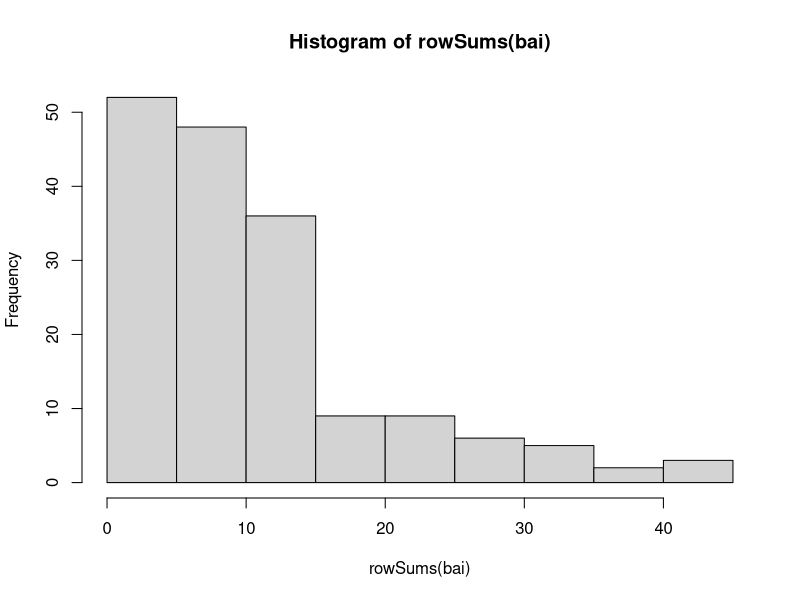

Here is the R script that generated this plot: (Note: this script raises an error after producing the figure.)
library(gdata)
library(polycor)
library(psych)
library(psy)
library(lavaan)
library(GPArotation)


#-------------------------------------------------------------------
# read data
#-------------------------------------------------------------------

bai <- read.table("BAI.txt", header=TRUE)

#-------------------------------------------------------------------
# summary of the data
#-------------------------------------------------------------------

cbind(colMeans(bai))
hist(rowSums(bai))


#-------------------------------------------------------------------
# assign the name to the rows and columns of the matrix
#-------------------------------------------------------------------

all.items <- c("bai1","bai2", "bai3", "bai4",              
               "bai5","bai6", "bai7", "bai8",
               "bai9","bai10", "bai11", "bai12",
               "bai13","bai14", "bai15", "bai16",
               "bai17","bai18", "bai19", "bai20",
               "bai21")
               

#-------------------------------------------------------------------
# ... CFA
# four factors model    
#-------------------------------------------------------------------
            
four.factors.model <-  '
             F1 =~ NA*bai4 + bai5 + bai9 + bai10 + bai14 + bai17
             F2 =~ NA*bai1 + bai3 + bai6 + bai8 + bai12 + bai13 + bai19
             F3 =~ NA*bai2 + bai18 + bai20 + bai21
             F4 =~ NA*bai7 + bai11 + bai15 + bai16
                  
             # variances
             F1 ~~ 1*F1
             F2 ~~ 1*F2
             F3 ~~ 1*F3
             F4 ~~ 1*F4
             '

#-------------------------------------------------------------------
# one factor model        
#-------------------------------------------------------------------
        
one.factor.model <-  '
             F1 =~ NA*bai1 + bai2 + bai3 + bai4 + bai5 + bai6 +
                   bai7 + bai8 + bai9 + bai10 + bai11 + bai12 +
                   bai13 + bai14 + bai15 + bai16 + bai17 + bai18 +
                   bai19 + bai20 + bai21
                  
             # variances
             F1 ~~ 1*F1
             '

#-------------------------------------------------------------------
# fitting the model
#-------------------------------------------------------------------

fit1 <- cfa(one.factor.model, data=bai, ordered=all.items)
summary(fit1, fit.measures=TRUE, standardized=TRUE, rsquare=TRUE)

# residuals
residuals(fit1)

# path diagram
lavaan.diagram(fit1) 

#-------------------------------------------------------------------
# fitting the model
#-------------------------------------------------------------------

fit2 <- cfa(four.factors.model, data=bai, ordered=all.items)
summary(fit2, fit.measures=TRUE, standardized=TRUE, rsquare=TRUE)

residuals(fit2)

# path diagram
lavaan.diagram(fit2) 


#-------------------------------------------------------------------
# let us consider only the firt factor F1
#-------------------------------------------------------------------

attach(bai)
baiF1.dat <- data.frame(bai4, bai5, bai9, bai10, bai14, bai17)
detach(bai)

#-------------------------------------------------------------------
# congeneric model
#-------------------------------------------------------------------

model.con <-  '
             F1 =~ NA*bai4 + bai5 + bai9 + bai10 + bai14 + bai17
             # variances
             F1 ~~ 1*F1
             '

fit.con <- cfa(model.con, data=baiF1.dat,
                 ordered=c("bai4", "bai5", "bai9", "bai10", "bai14", "bai17"))

summary(fit.con, fit.measures=TRUE, standardized=TRUE, rsquare=TRUE)

# path diagram
lavaan.diagram(fit.con)

#-------------------------------------------------------------------
# tau-equivalent model
#-------------------------------------------------------------------

model.tau <-  '
             F1 =~ NA*bai4 + equal("F1=~bai4")*bai5 + equal("F1=~bai4")*bai9 +
                   equal("F1=~bai4")*bai10 + equal("F1=~bai4")*bai14 +
                   equal("F1=~bai4")*bai17
             # variances
             F1 ~~ 1*F1
             '

fit.tau <- cfa(model.tau, data=baiF1.dat,
                 ordered=c("bai4", "bai5", "bai9", "bai10", "bai14", "bai17"))

summary(fit.tau, fit.measures=TRUE, standardized=TRUE, rsquare=TRUE)

# path diagram
lavaan.diagram(fit.baiF1)

#-------------------------------------------------------------------
# comparison between congeneric and the tau-equivalent models
#-------------------------------------------------------------------

chi2.c <- 5.461
chi2.t <- 38.680 

df.c <- 9
df.t <- 14

chi2.diff <- chi2.t - chi2.c
df.diff <- df.t - df.c

1 - pchisq(chi2.diff, df.diff)
## [1] 3.404756e-06
# evidence that the model is not tau-equivalent


#-------------------------------------------------------------------
# McDonald's omega
#-------------------------------------------------------------------

lambda <- coef(fit.con)[1:6]

psi <- c( 0.714, 0.385, 0.262, 0.397, 0.512, 0.310  )

omega <- (sum(lambda))^2 / ( (sum(lambda))^2 + sum(psi) )
omega
## [1] 0.886273


#-------------------------------------------------------------------
# Cornbach's alpha
#-------------------------------------------------------------------

# polichoric correlation matrix

lower <- '
1.0000000 
0.4233073 1.0000000 
0.3924215 0.6729254 1.0000000 
0.5213107 0.6072612 0.6258535 1.0000000 
0.3843480 0.5739210 0.6245394 0.4976908 1.0000000 
0.3517218 0.6379123 0.7508190 0.6600749 0.5671149 1.0000000 '

bai1.cov <- getCov(lower,
                   names=c("bai4", "bai5", "bai9", "bai10", "bai14", "bai17"))

bai1.cov

p <- 6

alpha <- (p / (p - 1)) * (1 - tr(bai1.cov) / sum(bai1.cov) )
## [1] 0.8811682

alpha(bai1.cov)
  ## raw_alpha std.alpha G6(smc) average_r
  ##     0.88      0.88    0.88      0.55


lambda <- 0.756
psi    <- 0.428


alpha <- (p^2 * lambda^2) / ((p^2 * lambda^2) + p*psi)
alpha
## [1] 0.8890391
